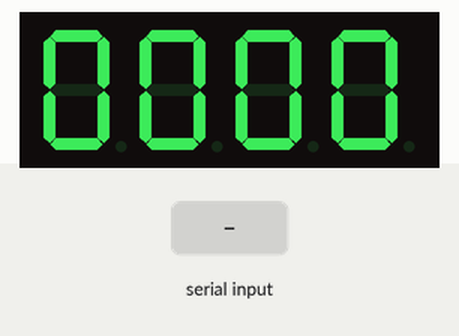
Simulated run of this sketch. Board: Arduino Uno, built with avr-gcc and run on an emulated ATmega328P. Shown: 4-digit seven-segment display. Wiring (inferred from the names in the program): 4-digit 7-segment display, segments lit when HIGH: segments pin 6, pin 7, pin 8, pin 9, pin 10, pin 11, pin 12, pin 13; digit selects pin 2, pin 3, pin 4, pin 5. The inputs (shaded band) are chosen by the test bench. The segment pins are drawn as the display they are named for; what the sketch prints to the serial monitor is not drawn.

Above: at 1.2 s.
1.3 s: "-" received over Serial
At 2.2 s:
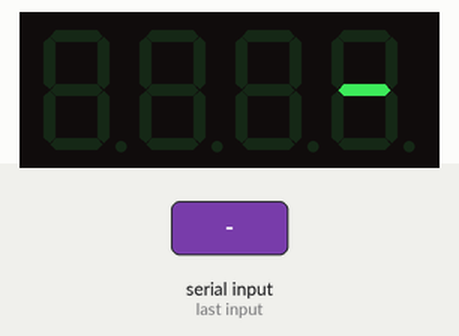
2.9 s: "90,45\n" received over Serial
At 4.2 s:
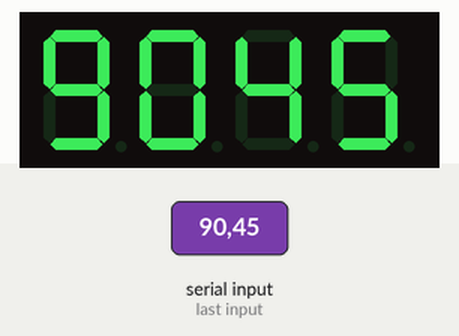
Timing chart, 0 to 5.9 s (numbered marks = the images above; inputs shaded):
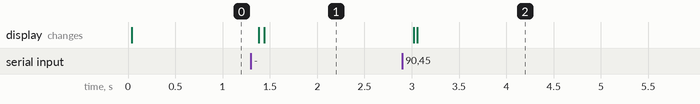

Measured:
- after the input at 1.3 s, the display: first changes after 0.08 s (image 1 shows a later state)
- after the input at 2.9 s, the display: first changes after 0.12 s (image 2 shows a later state)

The sketch:

7segment_v2.ino
```cpp
// 7세그먼트 4자리 표시기 (오른쪽 정렬 최적화 버전)
// 완전히 수정된 버전

// 핀 설정
const int DigitPins[4]   = {2, 3, 4, 5};        // Digit 제어 핀 (D1~D4)
const int SegmentPins[8] = {6, 7, 8, 9, 10, 11, 12, 13}; // a~g, dp

// 논리값 정의 (공통 애노드 기준)
const bool DigitOn  = LOW;
const bool DigitOff = HIGH;
const bool SegOn    = HIGH;
const bool SegOff   = LOW;

// 숫자 배열 (a, b, c, d, e, f, g, dp)
const bool NUMBERS[10][8] = {
  {1, 1, 1, 1, 1, 1, 0, 0},    // 0
  {0, 1, 1, 0, 0, 0, 0, 0},    // 1
  {1, 1, 0, 1, 1, 0, 1, 0},    // 2
  {1, 1, 1, 1, 0, 0, 1, 0},    // 3
  {0, 1, 1, 0, 0, 1, 1, 0},    // 4
  {1, 0, 1, 1, 0, 1, 1, 0},    // 5
  {1, 0, 1, 1, 1, 1, 1, 0},    // 6
  {1, 1, 1, 0, 0, 0, 0, 0},    // 7
  {1, 1, 1, 1, 1, 1, 1, 0},    // 8
  {1, 1, 1, 1, 0, 1, 1, 0}     // 9
};
const bool MINUS[8] = {0, 0, 0, 0, 0, 0, 1, 0}; // 마이너스

// 표시할 값 저장용 배열
bool displayData[4][8] = {0};  // 4자리 x 8세그먼트

// 시리얼 입력 버퍼
char inputBuffer[9] = {0};

// 디버그 모드 설정
const bool DEBUG = true;

void setup() {
  Serial.begin(9600);

  // 모든 핀 초기화
  for(int i=0; i<4; i++) {
    pinMode(DigitPins[i], OUTPUT);
    digitalWrite(DigitPins[i], DigitOff); // 모든 디지트 비활성화
  }

  for(int i=0; i<8; i++) {
    pinMode(SegmentPins[i], OUTPUT);
    digitalWrite(SegmentPins[i], SegOff); // 모든 세그먼트 끄기
  }

  // 초기 화면: "0000"
  setDisplayNumber("0000");

  if(DEBUG) Serial.println("7세그먼트 4자리 표시기 초기화 완료");
}

void loop() {
  // 시리얼 입력 처리
  if(Serial.available() > 0) {
    readSerialInput();
    setDisplayFromInput();
    if(DEBUG) printDebugInfo();
  }

  // 디스플레이 업데이트
  updateDisplay();
}

// 시리얼 데이터 읽기 (소수점 필터링)
void readSerialInput() {
  memset(inputBuffer, 0, sizeof(inputBuffer));
  int index = 0;

  // 시리얼 데이터 읽기
  while(Serial.available() > 0 && index < sizeof(inputBuffer)-1) {
    char c = Serial.read();
    if(c != '.' && c != ',') { // 소수점 필터링
      inputBuffer[index++] = c;
    }
    delay(2); // 시리얼 버퍼 안정화
  }

  inputBuffer[index] = '\0'; // 문자열 종료

  if(DEBUG) {
    Serial.print("입력 받은 데이터: ");
    Serial.println(inputBuffer);
  }
}

// 입력값에 따라 디스플레이 설정
void setDisplayFromInput() {
  // 입력이 비어있으면 무시
  if(strlen(inputBuffer) == 0) return;

  setDisplayNumber(inputBuffer);
}

// 숫자 문자열을 디스플레이에 설정 (오른쪽 정렬)
void setDisplayNumber(const char* numStr) {
  // 모든 디스플레이 데이터 초기화
  clearDisplay();

  // 입력 길이 계산
  int len = strlen(numStr);
  if(len > 4) len = 4; // 최대 4자리로 제한

  // 오른쪽 정렬을 위한 시작 위치 계산
  int startPos = 4 - len;

  // 각 자리 숫자 설정 (오른쪽 정렬)
  for(int i = 0; i < len; i++) {
    char c = numStr[i];
    int pos = startPos + i; // 오른쪽 정렬 위치

    if(c >= '0' && c <= '9') {
      // 숫자 0-9
      setDigitNumber(pos, c - '0');
    } else if(c == '-') {
      // 마이너스 기호
      setDigitMinus(pos);
    }
    // 다른 문자는 무시
  }
}

// 디스플레이 데이터 초기화
void clearDisplay() {
  for(int digit = 0; digit < 4; digit++) {
    for(int seg = 0; seg < 8; seg++) {
      displayData[digit][seg] = 0;
    }
  }
}

// 특정 자리에 숫자 설정
void setDigitNumber(int digit, int number) {
  // 범위 검사
  if(digit < 0 || digit > 3 || number < 0 || number > 9) return;

  // 숫자 패턴 복사
  for(int seg = 0; seg < 8; seg++) {
    displayData[digit][seg] = NUMBERS[number][seg];
  }
}

// 특정 자리에 마이너스 설정
void setDigitMinus(int digit) {
  // 범위 검사
  if(digit < 0 || digit > 3) return;

  // 마이너스 패턴 복사
  for(int seg = 0; seg < 8; seg++) {
    displayData[digit][seg] = MINUS[seg];
  }
}

// 디스플레이 업데이트 (멀티플렉싱)
void updateDisplay() {
  // 각 디지트 순차적으로 활성화
  for(int digit = 0; digit < 4; digit++) {
    // 모든 디지트 비활성화
    for(int i = 0; i < 4; i++) {
      digitalWrite(DigitPins[i], DigitOff);
    }

    // 모든 세그먼트 끄기 (고스팅 방지)
    for(int seg = 0; seg < 8; seg++) {
      digitalWrite(SegmentPins[seg], SegOff);
    }

    // 현재 디지트의 세그먼트 설정
    for(int seg = 0; seg < 8; seg++) {
      digitalWrite(SegmentPins[seg], displayData[digit][seg] ? SegOn : SegOff);
    }

    // 현재 디지트 활성화
    digitalWrite(DigitPins[digit], DigitOn);

    // 짧은 지연 (멀티플렉싱 타이밍)
    delay(2);
  }
}

// 디버그 정보 출력
void printDebugInfo() {
  Serial.println("현재 디스플레이 상태:");
  for(int digit = 0; digit < 4; digit++) {
    Serial.print("Digit ");
    Serial.print(digit);
    Serial.print(": ");
    for(int seg = 0; seg < 8; seg++) {
      Serial.print(displayData[digit][seg]);
    }
    Serial.println();
  }
  Serial.println();
}
```
